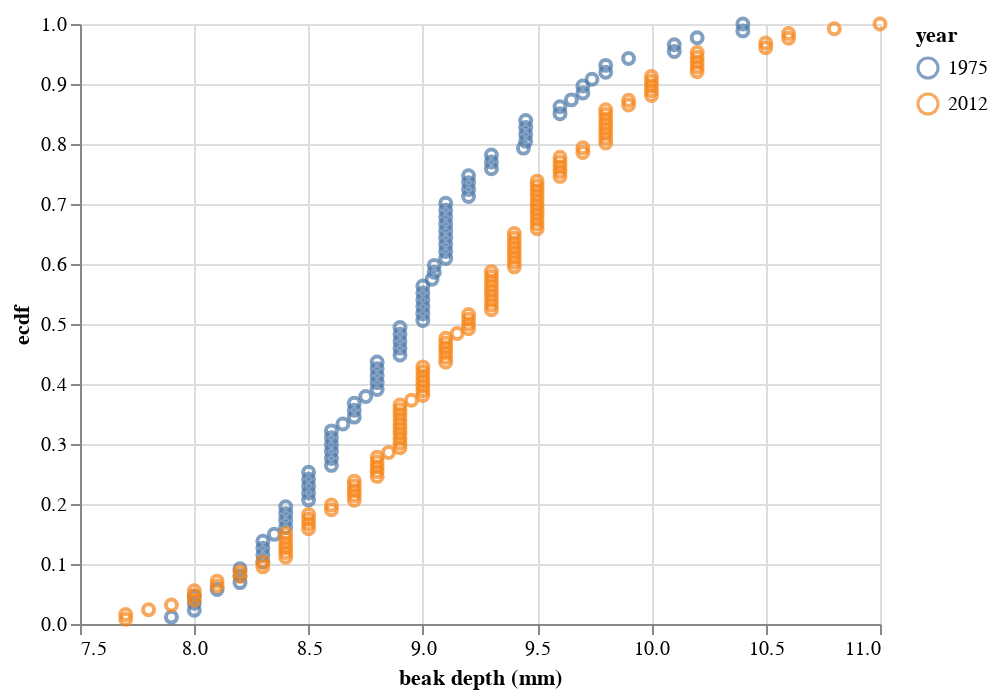

This figure's notebook cell:
### Code cell
alt.Chart(df
    ).mark_point(
    ).encode(
        x=alt.X('beak depth (mm):Q', 
                scale=alt.Scale(zero=False)),
        y='ecdf:Q',
        color='year:N')

### Figure 1 — Vega-Lite specification as saved in the notebook (floating-point values rounded to 4 significant figures; data arrays with more than 128 entries replaced by an {"elided": "..."} marker saying what was removed)
{"$schema": "https://vega.github.io/schema/vega-lite/v2.4.3.json", "config": {"view": {"height": 300, "width": 400}}, "data": {"values": {"elided": "213 records"}}, "encoding": {"color": {"field": "year", "type": "nominal"}, "x": {"field": "beak depth (mm)", "scale": {"zero": false}, "type": "quantitative"}, "y": {"field": "ecdf", "type": "quantitative"}}, "mark": "point"}
